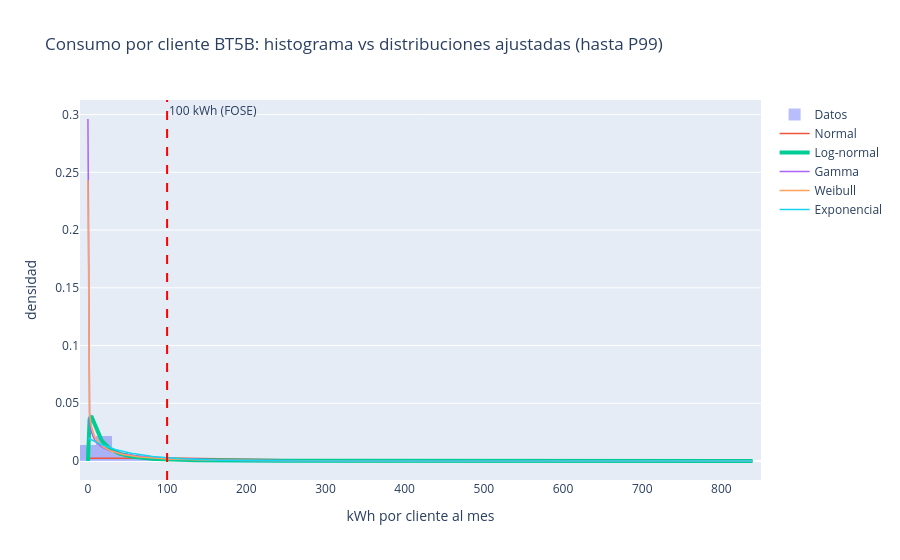

Notebook code cell kept with this figure:
### Markdown cell above
> Con miles de observaciones el p-valor de KS casi siempre es pequeño (la prueba detecta diferencias mínimas);
> por eso se usa el estadístico **D** y el **AIC** para *comparar* modelos, y el gráfico Q-Q para validar visualmente.

### Code cell
lim = np.quantile(x, 0.99)
grid = np.linspace(0.01, lim, 400)
fig = go.Figure()
fig.add_histogram(x=x[x <= lim], histnorm="probability density", nbinsx=80, name="Datos", opacity=0.45)
for nombre, (dist, params) in ajustes.items():
    fig.add_scatter(x=grid, y=dist.pdf(grid, *params), name=nombre,
                    line=dict(width=4 if nombre == mejor else 1.5))
fig.add_vline(x=100, line_dash="dash", line_color="red", annotation_text="100 kWh (FOSE)")
fig.update_layout(title="Consumo por cliente BT5B: histograma vs distribuciones ajustadas (hasta P99)",
                  xaxis_title="kWh por cliente al mes", yaxis_title="densidad")
fig.show()

### Figure 1 — Plotly figure (JSON) as saved in the notebook; plotly's stock layout.template omitted (floating-point values rounded to 4 significant figures; data arrays with more than 128 entries replaced by an {"elided": "..."} marker saying what was removed)
{"data": [{"histnorm": "probability density", "name": "Datos", "nbinsx": 80, "opacity": 0.45, "type": "histogram", "x": {"elided": "12270 float values"}}, {"line": {"width": 1.5}, "name": "Normal", "type": "scatter", "x": {"elided": "400 float values"}, "y": {"elided": "400 float values"}}, {"line": {"width": 4}, "name": "Log-normal", "type": "scatter", "x": {"elided": "400 float values"}, "y": {"elided": "400 float values"}}, {"line": {"width": 1.5}, "name": "Gamma", "type": "scatter", "x": {"elided": "400 float values"}, "y": {"elided": "400 float values"}}, {"line": {"width": 1.5}, "name": "Weibull", "type": "scatter", "x": {"elided": "400 float values"}, "y": {"elided": "400 float values"}}, {"line": {"width": 1.5}, "name": "Exponencial", "type": "scatter", "x": {"elided": "400 float values"}, "y": {"elided": "400 float values"}}], "layout": {"annotations": [{"showarrow": false, "text": "100 kWh (FOSE)", "x": 100, "xanchor": "left", "xref": "x", "y": 1, "yanchor": "top", "yref": "y domain"}], "shapes": [{"line": {"color": "red", "dash": "dash"}, "type": "line", "x0": 100, "x1": 100, "xref": "x", "y0": 0, "y1": 1, "yref": "y domain"}], "title": {"text": "Consumo por cliente BT5B: histograma vs distribuciones ajustadas (hasta P99)"}, "xaxis": {"title": {"text": "kWh por cliente al mes"}}, "yaxis": {"title": {"text": "densidad"}}}}
